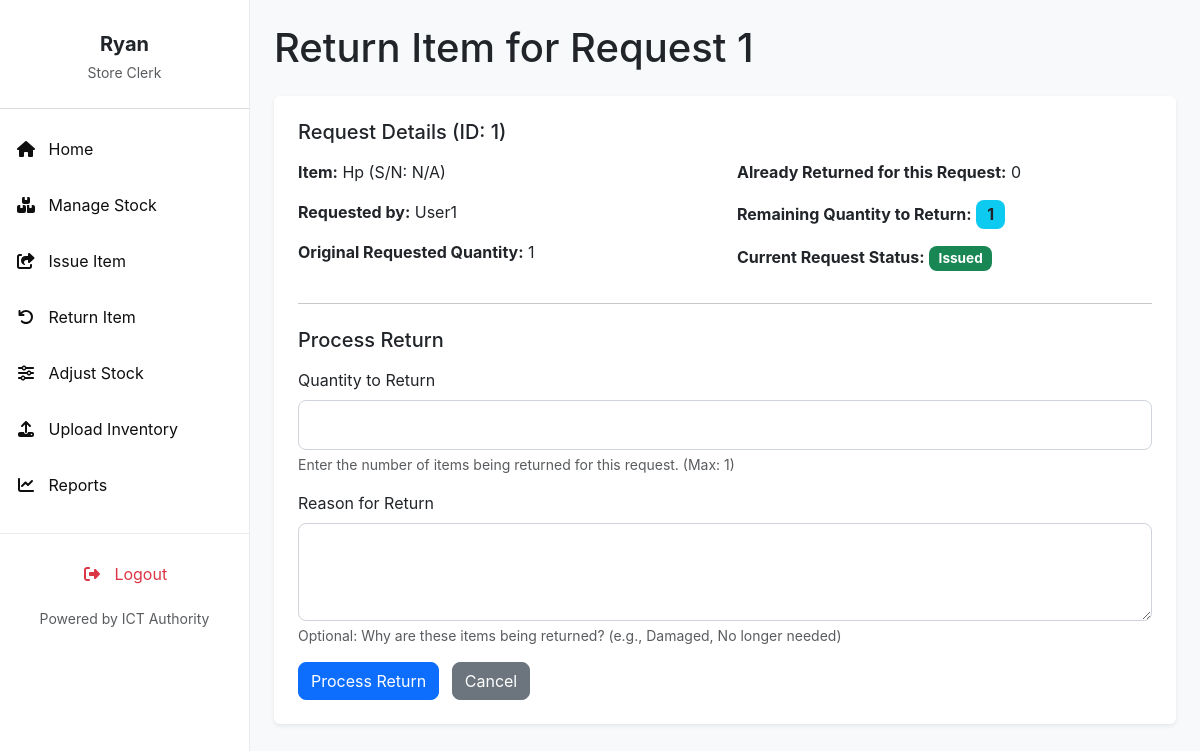
The page /returns/process/1/ (signed in) on the database its author committed.
### invent/models.py (models this page shows, shortened)
class ItemRequest(models.Model):
    item = models.ForeignKey('InventoryItem', on_delete=models.CASCADE)
    name = models.CharField(max_length=100)
    quantity = models.PositiveIntegerField(default=1)  # Quantity requested
    reason = models.TextField(blank=True, null=True)
    application_date = models.DateField(default=timezone.now)
    requestor = models.ForeignKey(User, on_delete=models.CASCADE)
    STATUS_CHOICES = [
        ('Pending', 'Pending'),
        ('Approved', 'Approved'),
        ('Issued', 'Issued'),  # Item has been issued (fully or partially)
        ('Rejected', 'Rejected'),
        ('Cancelled', 'Cancelled'),
        ('Partially Returned', 'Partially Returned'),
        ('Fully Returned', 'Fully Returned'),
    ]
    status = models.CharField(
        max_length=20, choices=STATUS_CHOICES, default='Pending')  # Increased max_length
    date_requested = models.DateTimeField(auto_now_add=True)
    date_issued = models.DateTimeField(null=True, blank=True)
    returned_quantity = models.PositiveIntegerField(default=0)
    _original_status = None
    def __init__(self, *args, **kwargs):
        super().__init__(*args, **kwargs)
        self._original_status = self.status
    def quantity_to_be_returned(self):
        return self.quantity - self.returned_quantity

class InventoryItem(models.Model):
    STATUS_CHOICES = [
        ('Pending', 'Pending'),
        ('In Stock', 'In Stock'),
        ('Issued', 'Issued'),
        ('Returned', 'Returned'),
        ('Low Stock', 'Low Stock'),
        ('Out of Stock', 'Out of Stock'),
    ]
    CONDITION_CHOICES = [
        ("Serviceable", "Serviceable"),
        ("Not Serviceable", "Not Serviceable"),
        ("Not working", "Not working"),
        ("Good", "Good"),
        ("Fair", "Fair"),
        ("Poor", "Poor"),
    ]
    name = models.CharField(
        max_length=255, help_text="e.g., Dell Optiplex 7010 (from Asset Description)")
    serial_number = models.CharField(
        max_length=255, unique=True, blank=True, null=True,
        help_text="Unique serial number of the asset (from Serial Number in CSV)"
    )
    category = models.CharField(
        max_length=100, blank=True,
        help_text="e.g., Printer, CPU, Monitor (from Asset Category-Minor)"
    )
    condition = models.CharField(
        max_length=20, choices=CONDITION_CHOICES, default="Serviceable",
        help_text="Current condition of the asset (from Condition in CSV)"
    )
    status = models.CharField(
        max_length=20, choices=STATUS_CHOICES, default='In Stock')
    expiration_date = models.DateField(null=True, blank=True)
    quantity_total = models.PositiveIntegerField(default=0)
    quantity_issued = models.PositiveIntegerField(default=0)
    quantity_returned = models.PositiveIntegerField(default=0)
    created_by = models.ForeignKey(
        User, on_delete=models.SET_NULL, null=True, blank=True, related_name='inventory_created_by')
    created_at = models.DateTimeField(auto_now_add=True)
    updated_at = models.DateTimeField(auto_now=True)

### invent/views.py (the view)
@login_required
@permission_required('invent.can_issue_item', raise_exception=True)
def process_return_for_request(request, request_id):
    item_request = get_object_or_404(
        ItemRequest.objects.filter(status='Issued').exclude(
            quantity__lte=F('returned_quantity')),
        id=request_id
    )
    if request.method == 'POST':
        form = ReturnItemForm(request.POST, item_request=item_request)
        if form.is_valid():
            returned_quantity = form.cleaned_data['returned_quantity']
            reason = form.cleaned_data.get('reason')
            if returned_quantity > item_request.quantity_to_be_returned():
                messages.error(
                    request, "Cannot return more than the remaining issued quantity for this request.")
                return render(request, 'invent/process_return_for_request.html', {'form': form, 'item_request': item_request})
            try:
                with transaction.atomic():
                    item = item_request.item
                    item.quantity_issued = F(
                        'quantity_issued') - returned_quantity  # Reduce issued count
                    item.quantity_total = F(
                        'quantity_total') + returned_quantity
                    item.quantity_returned = F(
                        'quantity_returned') + returned_quantity
                    item.save(update_fields=[
                              'quantity_issued', 'quantity_total', 'quantity_returned'])
                    item.refresh_from_db()
                    StockTransaction.objects.create(
                        item=item,
                        transaction_type='Return',
                        quantity=returned_quantity,  # Store the positive quantity that was returned
                        item_request=item_request,  # Link to the original request
                        reason=reason,
                        recorded_by=request.user
                    )
                    item_request.returned_quantity = F(
                        'returned_quantity') + returned_quantity
                    item_request.save(update_fields=['returned_quantity'])
                    item_request.refresh_from_db()
                    if item_request.returned_quantity == item_request.quantity:
                        item_request.status = 'Fully Returned'
                    elif item_request.returned_quantity > 0:  # Check > 0 after the update
                        item_request.status = 'Partially Returned'
                    item_request.save()  # This save will trigger the email notification for status change
                    messages.success(
                        request, f"Successfully returned {returned_quantity} of {item_request.item.name} for request ID {item_request.id}.")
                    return redirect('list_issued_requests_for_return')
            except Exception as e:
                messages.error(
                    request, f"An error occurred while processing the return: {e}")
    else:
        form = ReturnItemForm(item_request=item_request)
    context = {
        'form': form,
        'item_request': item_request,
        'title': f'Return Item for Request {item_request.id}'
    }
    return render(request, 'invent/process_return_for_request.html', context)

### invent/context_processors.py (called while the page is built)
def pending_requests_count(request):
    count = 0  # Default to 0
    if request.user.is_authenticated:
        if request.user.has_perm('invent.can_issue_item'):
            count = ItemRequest.objects.filter(status='Pending').count()
    return {'pending_requests_count_for_sidebar': count}

### invent/templates/invent/process_return_for_request.html (shortened to what this page needs)
{% extends 'invent/base_store_clerk.html' %}
{% load static %}
{% block content %}
    <h1 class="mb-4">{{ title }}</h1>
    <div class="bg-white p-4 rounded shadow-sm mb-4">
        <h5 class="mb-3">Request Details (ID: {{ item_request.id }})</h5>
        <div class="row mb-3">
            <div class="col-md-6">
                <p><strong>Item:</strong> {{ item_request.item.name }} (S/N: {{ item_request.item.serial_number|default:"N/A" }})</p>
                <p><strong>Requested by:</strong> {{ item_request.requestor.get_full_name|default:item_request.requestor.username }}</p>
                <p><strong>Original Requested Quantity:</strong> {{ item_request.quantity }}</p>
            </div>
            <div class="col-md-6">
                <p><strong>Already Returned for this Request:</strong> {{ item_request.returned_quantity }}</p>
                <p>
                    <strong>Remaining Quantity to Return:</strong>
                    <span class="badge bg-info text-dark fs-6">{{ item_request.quantity_to_be_returned }}</span>
                </p>
                <p><strong>Current Request Status:</strong>
                    <span class="badge
                        {% if item_request.status == 'Issued' %}bg-primary
                        {% elif item_request.status == 'Partially Returned' %}bg-warning text-dark
                        {% elif item_request.status == 'Fully Returned' %}bg-success
                        {% else %}bg-secondary{% endif %}">
                        {{ item_request.status }}
                    </span>
                </p>
            </div>
        </div>
        {% if item_request.quantity_to_be_returned > 0 %}
            <hr class="mb-4">
            <h5 class="mb-3">Process Return</h5>
            <form method="post">
                {% for field in form %}
                    <div class="mb-3">
                        <label for="{{ field.id_for_label }}" class="form-label">{{ field.label }}</label>
                        {{ field }}
                        {% if field.help_text %}
                            <div class="form-text">{{ field.help_text }}</div>
                        {% endif %}
                    </div>
                {% endfor %}
                <button type="submit" class="btn btn-primary me-2">Process Return</button>
                <a href="{% url 'list_issued_requests_for_return' %}" class="btn btn-secondary">Cancel</a>
            </form>
        {% endif %}
    </div>
{% endblock content %}

### invent/templates/invent/base_store_clerk.html (shortened to what this page needs)
<!DOCTYPE html>
<html lang="en">
<head>
    <link href="https://cdn.jsdelivr.net/npm/bootstrap@5.3.3/dist/css/bootstrap.min.css" rel="stylesheet">
    <link href="https://cdnjs.cloudflare.com/ajax/libs/font-awesome/6.4.0/css/all.min.css" rel="stylesheet">
    <link href="https://cdn.jsdelivr.net/npm/select2@4.1.0-rc.0/dist/css/select2.min.css" rel="stylesheet" />
    <link href="https://cdn.jsdelivr.net/npm/select2-bootstrap-5-theme@1.3.0/dist/select2-bootstrap-5-theme.min.css" rel="stylesheet" />
</head>
<body>
    <nav id="sidebarMenu" class="sidebar-wrapper collapse d-md-block">
        <div class="sidebar-content">
            <div class="text-center mb-4 pt-3">
                <h5 class="fw-bold mb-1 text-dark">{{ user.first_name|default:user.username }}</h5>
                <small class="text-muted">Store Clerk</small>
            </div>
            <hr class="border-secondary opacity-25" />
            <ul class="nav flex-column">
                <li class="nav-item mb-2">
                    <a class="nav-link {% if request.resolver_match.url_name == 'store_clerk_dashboard' %}active{% endif %}" href="{% url 'store_clerk_dashboard' %}">
                        <i class="fas fa-fw fa-home me-2"></i> Home
                    </a>
                </li>
                <li class="nav-item mb-2">
                    <a class="nav-link {% if request.resolver_match.url_name == 'manage_stock' %}active{% endif %}" href="{% url 'manage_stock' %}">
                        <i class="fas fa-fw fa-boxes me-2"></i> Manage Stock
                    </a>
                </li>
                <li class="nav-item mb-2">
                    <a class="nav-link {% if request.resolver_match.url_name == 'issue_item' %}active{% endif %}" href="{% url 'issue_item' %}">
                        <i class="fas fa-fw fa-share-square me-2"></i> Issue Item
                    </a>
                </li>
                <li class="nav-item mb-2">
                    <a class="nav-link {% if request.resolver_match.url_name == 'list_issued_requests_for_return' %}active{% endif %}" href="{% url 'list_issued_requests_for_return' %}">
                        <i class="fas fa-fw fa-undo me-2"></i> Return Item
                    </a>
                </li>
                <li class="nav-item mb-2">
                    <a class="nav-link {% if request.resolver_match.url_name == 'adjust_stock' %}active{% endif %}" href="{% url 'adjust_stock' %}">
                        <i class="fas fa-fw fa-sliders-h me-2"></i> Adjust Stock
                    </a>
                </li>
                <li class="nav-item mb-2">
                    <a class="nav-link {% if request.resolver_match.url_name == 'upload_inventory' %}active{% endif %}" href="{% url 'upload_inventory' %}">
                        <i class="fas fa-fw fa-upload me-2"></i> Upload Inventory
                    </a>
                </li>
                <li class="nav-item mb-2">
                    <a class="nav-link {% if request.resolver_match.url_name == 'reports' %}active{% endif %}" href="{% url 'reports' %}">
                        <i class="fas fa-fw fa-chart-line me-2"></i> Reports
                    </a>
                </li>
            </ul>
        </div>
        <div class="sidebar-bottom">
            <ul class="nav flex-column mb-2">
                <li class="nav-item">
                    <a class="nav-link text-danger logout-link" href="{% url 'logout' %}">
                        <i class="fas fa-fw fa-right-from-bracket me-2"></i> Logout
                    </a>
                </li>
            </ul>
            <small class="text-muted">Powered by ICT Authority</small>
        </div>
    </nav>
    <main class="main-content">
        {% block content %}{% endblock %}
    </main>
</body>
</html>

### invent/templates/invent/base_store_clerk.html (style rules this page uses)
:root { --bs-primary: #198754; --bs-primary-rgb: 25, 135, 84; --bs-btn-primary-color: #fff; --bs-btn-primary-bg: var(--bs-primary); --bs-btn-primary-border-color: var(--bs-primary); --bs-btn-primary-hover-bg: #157347; --bs-btn-primary-hover-border-color: #146c43; --bs-btn-primary-active-bg: #13653f; --bs-btn-primary-active-border-color: #125f3c; --bs-link-color: var(--bs-primary); --bs-link-hover-color: #157347; --sidebar-bg: white; --sidebar-text: #0f0f0f; --sidebar-active: #178526; --sidebar-hover: #15b33c; }
body { font-family: 'Inter', sans-serif; background-color: #f8f9fa; margin: 0; }
.sidebar-wrapper { position: fixed; top: 0; bottom: 0; left: 0; width: 250px; background-color: var(--sidebar-bg); color: var(--sidebar-text); border-right: 1px solid #e9ecef; z-index: 1030; display: flex; flex-direction: column; }
.sidebar-content { flex-grow: 1; overflow-y: auto; padding-top: 1rem; padding-bottom: 1rem; }
.sidebar-wrapper .nav-link { color: var(--sidebar-text); padding: 0.75rem 1rem; border-radius: 0.5rem; transition: background-color 0.2s ease, color 0.2s ease; }
.sidebar-wrapper .nav-link.text-danger { color: #dc3545 !important; }
.sidebar-bottom { padding-top: 1rem; padding-bottom: 1rem; text-align: center; border-top: 1px solid #e9ecef; }
.main-content { margin-left: 250px; padding: 1.5rem; min-height: 100vh; overflow-x: hidden; transition: margin-left 0.3s ease-in-out; }
.btn { border-radius: 0.5rem; }
.badge { border-radius: 0.5rem; padding: 0.4em 0.7em; font-size: 0.85em; }
.form-control, .form-select { border-radius: 0.5rem; border-color: #ced4da; padding: 0.75rem 1rem; }

### rows shown on the page
ItemRequest: id "1", item.name "Hp", item.serial_number "N/A", requestor.get_full_name "User1", quantity "1", returned_quantity "0", quantity_to_be_returned "1", status "Issued"

### other values the page prints
{{ user.first_name|default:user.username }} "Ryan"
{{ title }} "Return Item for Request 1"
{{ field.label }} "Quantity to Return" "Reason for Return"
{{ field.help_text }} "Enter the number of items being returned for this request. (Max: 1)" "Optional: Why are these items being returned? (e.g., Damaged, No longer needed)"
